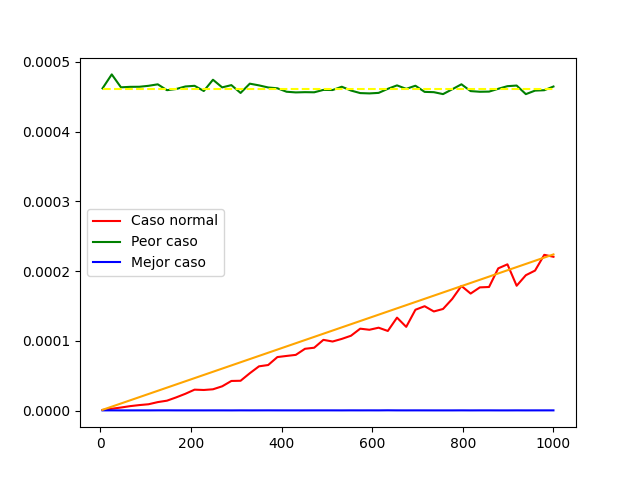

The script that saved this image:
import time 
import numpy as np
import matplotlib.pyplot as plt

class Algoritmo1:
    def __init__(self, NUM_EJECUCIONES: int):
        
        self.NUM_EJECUCIONES = NUM_EJECUCIONES
        self.SIZES = np.linspace(5, 1_000, 50)
        self.BLOQUEO = 0
        self.obtenerCasos()

    def g(self, n: int):
        if n == 1:
            self.BLOQUEO = 0
            return n
        
        self.BLOQUEO += 1
        if self.BLOQUEO < 990:
            return self.g(n -1) 
        else:
            self.BLOQUEO = 0
            return -1
    

        

    def getTiempo(self, n):
        inicio = time.time()
        self.g(n)
        fin = time.time()
        return fin - inicio
    
    def obtenerCasos(self):
        """
        Mejor caso: n==1
        Peor caso: n < 1 o número muy alto
        Caso normal: Número entre [1, infinito]
        """
        
        T_normal = np.zeros((len(self.SIZES)))
        T_peor = np.zeros((len(self.SIZES))) 
        T_mejor =  np.zeros((len(self.SIZES))) 


        for _ in range(self.NUM_EJECUCIONES):
            for i, size in enumerate(self.SIZES):
                T_normal[i] += self.getTiempo(np.random.randint(1, size))
                T_peor[i] += self.getTiempo(0)
                T_mejor[i] += self.getTiempo(1)
        
        self.dibujarGrafico((T_normal/self.NUM_EJECUCIONES, T_peor/self.NUM_EJECUCIONES, T_mejor/self.NUM_EJECUCIONES))
    
    def dibujarGrafico(self, Y: tuple):
        print(Y)
        colores = {0: "red", 1:"green", 2: "blue"}
        leyenda = {0: "Caso normal", 1:"Peor caso", 2: "Mejor caso"}
        for i, y in enumerate(Y):
            plt.plot(self.SIZES, y, color = colores[i], label = leyenda[i])
        
        # Media peor caso
        plt.plot(self.SIZES, np.zeros((len(self.SIZES))) + np.mean(Y[1]), color="yellow", linestyle="--")
        
        # Función n (Complejidad teórica)
        FACTOR = 10**(-6.65) # Máx cifra en Tiempo (4) -> 0.000x
        # Tamaños puede tener 1, 2, 3 o 4 cifras (5, 48, 712, 1000) -> digamos que de normal 2.65 -> 4 + 2.65 = 6.65

        plt.plot(self.SIZES, self.SIZES * FACTOR, color="orange")

        plt.legend()  
        plt.savefig("P1.3/E1.png")
        plt.show()


# Instancia del Alg1
alg1 = Algoritmo1(100)